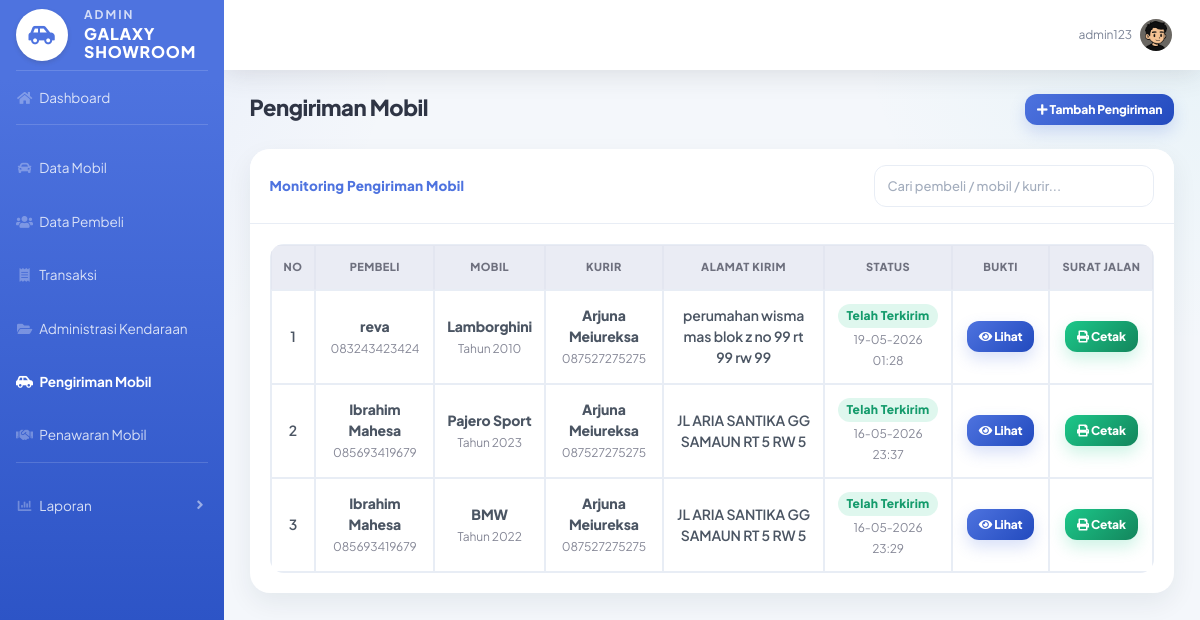
The page /admin/pengiriman_mobil.php (signed in) on the database as committed earlier.
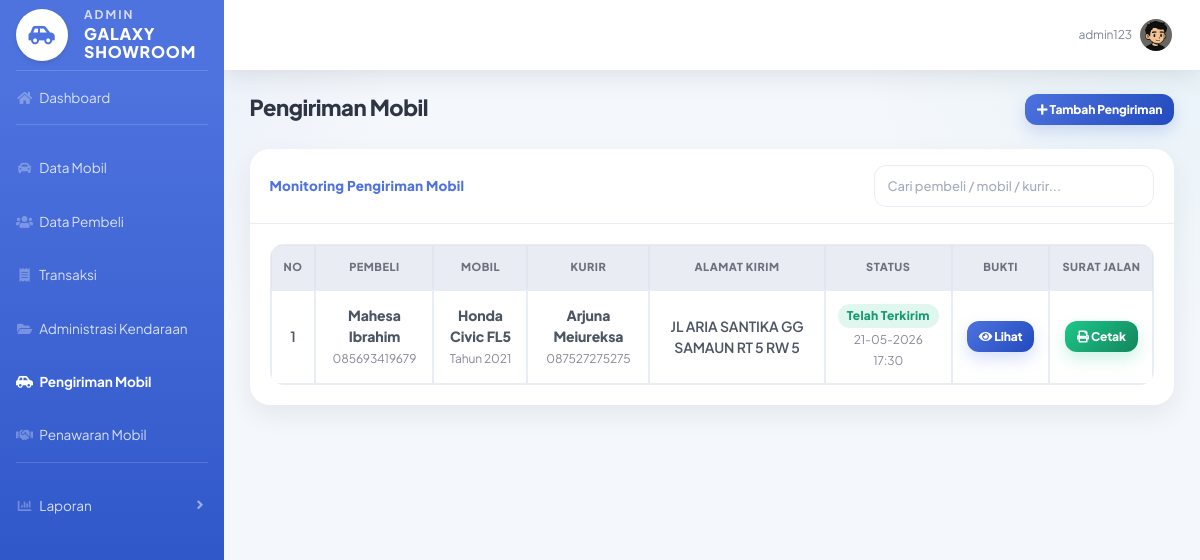
The same page on the database as committed later.
### tables this page shows
CREATE TABLE `pengiriman` (
  `id_pengiriman` int(11) NOT NULL,
  `id_pemesanan` int(11) DEFAULT NULL,
  `id_kurir` int(11) DEFAULT NULL,
  `alamat_kirim` text DEFAULT NULL,
  `status` enum('diproses','dikirim','selesai','terkirim') DEFAULT 'diproses',
  `bukti_pengiriman` varchar(255) DEFAULT NULL,
  `tanggal_terkirim` datetime DEFAULT NULL
);

CREATE TABLE `pembeli` (
  `id_pembeli` int(11) NOT NULL,
  `id_user` int(11) DEFAULT NULL,
  `nama` varchar(100) DEFAULT NULL,
  `alamat` text DEFAULT NULL,
  `no_hp` varchar(15) DEFAULT NULL,
  `foto` varchar(255) DEFAULT NULL
);

CREATE TABLE `mobil` (
  `id_mobil` int(11) NOT NULL,
  `id_penjual` int(11) DEFAULT NULL,
  `nama_mobil` varchar(100) DEFAULT NULL,
  `harga` decimal(15,2) DEFAULT NULL,
  `stok` int(11) DEFAULT NULL,
  `status` enum('tersedia','dipesan','terjual') DEFAULT NULL,
  `deskripsi` text NOT NULL,
  `tahun` year(4) NOT NULL,
  `foto` varchar(255) NOT NULL
);

CREATE TABLE `kurir` (
  `id_kurir` int(11) NOT NULL,
  `id_user` int(11) DEFAULT NULL,
  `nama` varchar(100) DEFAULT NULL,
  `alamat` text DEFAULT NULL,
  `no_hp` varchar(15) DEFAULT NULL,
  `foto` varchar(255) DEFAULT NULL
);

### admin/pengiriman_mobil.php (the view, shortened to what the changed rows need)
<?php
include "../config/koneksi.php";
mysqli_query($koneksi, "ALTER TABLE pengiriman MODIFY status ENUM('diproses','dikirim','selesai','terkirim') DEFAULT 'diproses'");
mysqli_query($koneksi, "ALTER TABLE pengiriman ADD COLUMN IF NOT EXISTS bukti_pengiriman VARCHAR(255) DEFAULT NULL");
mysqli_query($koneksi, "ALTER TABLE pengiriman ADD COLUMN IF NOT EXISTS tanggal_terkirim DATETIME DEFAULT NULL");
$data = mysqli_query($koneksi, "
    SELECT
        pg.*,
        p.total_harga,
        p.status AS status_pemesanan,
        b.nama AS nama_pembeli,
        b.no_hp AS no_hp_pembeli,
        m.nama_mobil,
        m.tahun,
        k.nama AS nama_kurir,
        k.no_hp AS no_hp_kurir,
        sj.id_suratjalan,
        sj.tanggal_cetak
    FROM pengiriman pg
    JOIN pemesanan p ON pg.id_pemesanan = p.id_pemesanan
    JOIN pembeli b ON p.id_pembeli = b.id_pembeli
    JOIN mobil m ON p.id_mobil = m.id_mobil
    LEFT JOIN kurir k ON pg.id_kurir = k.id_kurir
    LEFT JOIN surat_jalan sj ON pg.id_pengiriman = sj.id_pengiriman
    ORDER BY pg.id_pengiriman DESC
");
?>
<!DOCTYPE html>
<html lang="id">
<head>
    <link href="../assets/vendor/fontawesome-free/css/all.min.css" rel="stylesheet">
    <link href="../assets/css/sb-admin-2.min.css" rel="stylesheet">
    <link href="../assets/css/admin.css" rel="stylesheet">
</head>
<body id="page-top">
<div id="wrapper">
    <div id="content-wrapper" class="d-flex flex-column">
        <div id="content">
            <div class="container-fluid">
                <div class="d-sm-flex align-items-center justify-content-between mb-4">
                    <h1 class="h3 mb-1 text-gray-800 font-weight-bold">Pengiriman Mobil</h1>
                </div>
                <div class="card shadow mb-4">
                    <div class="card-body">
                        <div class="table-responsive">
                            <table class="table table-bordered table-hover text-center" id="tablePengiriman">
                                <thead class="thead-light">
                                    <tr>
                                        <th>No</th>
                                        <th>Pembeli</th>
                                        <th>Mobil</th>
                                        <th>Kurir</th>
                                        <th>Alamat Kirim</th>
                                        <th>Status</th>
                                        <th>Bukti</th>
                                        <th>Surat Jalan</th>
                                    </tr>
                                </thead>
                                <tbody>
                                    <?php if(mysqli_num_rows($data) > 0){ ?>
                                        <?php
                                        $no = 1;
                                        while($row = mysqli_fetch_assoc($data)){
                                            if($row['status'] == 'diproses'){
                                                $badge = 'warning';
                                                $textStatus = 'Diproses';
                                            } elseif($row['status'] == 'dikirim'){
                                                $badge = 'info';
                                                $textStatus = 'Dikirim';
                                            } elseif($row['status'] == 'terkirim' || $row['status'] == 'selesai'){
                                                $badge = 'success';
                                                $textStatus = 'Telah Terkirim';
                                            } else {
                                                $badge = 'secondary';
                                                $textStatus = '-';
                                            }
                                        ?>
                                        <tr>
                                            <td><?= $no++; ?></td>
                                            <td>
                                                <strong><?= htmlspecialchars($row['nama_pembeli']); ?></strong><br>
                                                <small class="small-text">
                                                    <?= htmlspecialchars($row['no_hp_pembeli']); ?>
                                                </small>
                                            </td>
                                            <td>
                                                <strong><?= htmlspecialchars($row['nama_mobil']); ?></strong><br>
                                                <small class="small-text">
                                                    Tahun <?= htmlspecialchars($row['tahun']); ?>
                                                </small>
                                            </td>
                                            <td>
                                                <strong><?= htmlspecialchars($row['nama_kurir'] ?? '-'); ?></strong><br>
                                                <small class="small-text">
                                                    <?= htmlspecialchars($row['no_hp_kurir'] ?? '-'); ?>
                                                </small>
                                            </td>
                                            <td>
                                                <?= htmlspecialchars($row['alamat_kirim']); ?>
                                            </td>
                                            <td>
                                                <span class="badge badge-<?= $badge; ?>">
                                                    <?= $textStatus; ?>
                                                </span>
                                                <?php if(!empty($row['tanggal_terkirim'])){ ?>
                                                    <br>
                                                    <small class="small-text">
                                                        <?= date('d-m-Y H:i', strtotime($row['tanggal_terkirim'])); ?>
                                                    </small>
                                                <?php } ?>
                                            </td>
                                            <td>
                                                <?php if(!empty($row['bukti_pengiriman'])){ ?>
                                                    <a href="../uploads/<?= htmlspecialchars($row['bukti_pengiriman']); ?>"
                                                       target="_blank"
                                                       class="btn btn-sm btn-primary">
                                                        <i class="fas fa-eye"></i> Lihat
                                                    </a>
                                                <?php } else { ?>
                                                    -
                                                <?php } ?>
                                            </td>
                                            <td>
                                                <a href="pengiriman_mobil.php?surat_jalan=<?= $row['id_pengiriman']; ?>"
                                                   class="btn btn-sm btn-success">
                                                    <i class="fas fa-print"></i> Cetak
                                                </a>
                                            </td>
                                        </tr>
                                        <?php } ?>
                                    <?php } ?>
                                </tbody>
                            </table>
                        </div>
                    </div>
                </div>
            </div>
        </div>
    </div>
</div>
</body>
</html>

Rows that differ between the two databases and show on the page:
removed pengiriman: pembeli.nama "reva", pembeli.no_hp "083243423424", mobil.nama_mobil "Lamborghini", mobil.tahun "2010", id_kurir.nama "Arjuna Meiureksa", id_kurir.no_hp "087527275275", alamat_kirim "perumahan wisma mas blok z no 99 rt 99 rw 99", status "Telah Terkirim", tanggal_terkirim "19-05-2026 01:28"
removed pengiriman: pembeli.nama "Ibrahim Mahesa", pembeli.no_hp "085693419679", mobil.nama_mobil "Pajero Sport", mobil.tahun "2023", id_kurir.nama "Arjuna Meiureksa", id_kurir.no_hp "087527275275", alamat_kirim "JL ARIA SANTIKA GG SAMAUN RT 5 RW 5", status "Telah Terkirim", tanggal_terkirim "16-05-2026 23:37"
removed pengiriman: pembeli.nama "Ibrahim Mahesa", pembeli.no_hp "085693419679", mobil.nama_mobil "BMW", mobil.tahun "2022", id_kurir.nama "Arjuna Meiureksa", id_kurir.no_hp "087527275275", alamat_kirim "JL ARIA SANTIKA GG SAMAUN RT 5 RW 5", status "Telah Terkirim", tanggal_terkirim "16-05-2026 23:29"
added pengiriman: pembeli.nama "Mahesa Ibrahim", pembeli.no_hp "085693419679", mobil.nama_mobil "Honda Civic FL5", mobil.tahun "2021", id_kurir.nama "Arjuna Meiureksa", id_kurir.no_hp "087527275275", alamat_kirim "JL ARIA SANTIKA GG SAMAUN RT 5 RW 5", status "Telah Terkirim", tanggal_terkirim "21-05-2026 17:30"
